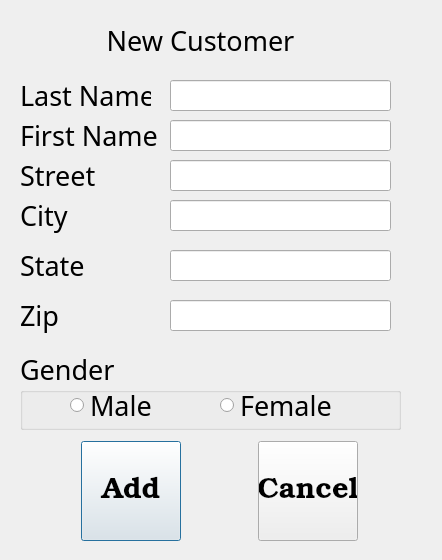
<?xml version="1.0" encoding="UTF-8"?>
<ui version="4.0">
 <class>new_customer_dialog</class>
 <widget class="QDialog" name="new_customer_dialog">
  <property name="geometry">
   <rect>
    <x>0</x>
    <y>0</y>
    <width>442</width>
    <height>560</height>
   </rect>
  </property>
  <property name="font">
   <font>
    <family>Book Antiqua</family>
    <pointsize>20</pointsize>
   </font>
  </property>
  <property name="windowTitle">
   <string>New Cusomter</string>
  </property>
  <widget class="QLabel" name="label">
   <property name="geometry">
    <rect>
     <x>90</x>
     <y>20</y>
     <width>221</width>
     <height>41</height>
    </rect>
   </property>
   <property name="text">
    <string>New Customer</string>
   </property>
   <property name="alignment">
    <set>Qt::AlignCenter</set>
   </property>
  </widget>
  <widget class="QLineEdit" name="line_lname">
   <property name="geometry">
    <rect>
     <x>170</x>
     <y>80</y>
     <width>221</width>
     <height>31</height>
    </rect>
   </property>
  </widget>
  <widget class="QLabel" name="lbl_lname">
   <property name="geometry">
    <rect>
     <x>20</x>
     <y>70</y>
     <width>131</width>
     <height>51</height>
    </rect>
   </property>
   <property name="text">
    <string>Last Name</string>
   </property>
  </widget>
  <widget class="QLabel" name="lbl_address">
   <property name="geometry">
    <rect>
     <x>20</x>
     <y>150</y>
     <width>131</width>
     <height>51</height>
    </rect>
   </property>
   <property name="text">
    <string>Street</string>
   </property>
  </widget>
  <widget class="QLabel" name="lbl_fname">
   <property name="geometry">
    <rect>
     <x>20</x>
     <y>110</y>
     <width>141</width>
     <height>51</height>
    </rect>
   </property>
   <property name="text">
    <string>First Name</string>
   </property>
  </widget>
  <widget class="QLineEdit" name="line_street">
   <property name="geometry">
    <rect>
     <x>170</x>
     <y>160</y>
     <width>221</width>
     <height>31</height>
    </rect>
   </property>
  </widget>
  <widget class="QLineEdit" name="line_fname">
   <property name="geometry">
    <rect>
     <x>170</x>
     <y>120</y>
     <width>221</width>
     <height>31</height>
    </rect>
   </property>
  </widget>
  <widget class="QWidget" name="horizontalLayoutWidget">
   <property name="geometry">
    <rect>
     <x>10</x>
     <y>440</y>
     <width>421</width>
     <height>102</height>
    </rect>
   </property>
   <layout class="QHBoxLayout" name="horizontalLayout">
    <item>
     <widget class="QPushButton" name="btn_add">
      <property name="sizePolicy">
       <sizepolicy hsizetype="Preferred" vsizetype="Preferred">
        <horstretch>0</horstretch>
        <verstretch>20</verstretch>
       </sizepolicy>
      </property>
      <property name="minimumSize">
       <size>
        <width>100</width>
        <height>100</height>
       </size>
      </property>
      <property name="maximumSize">
       <size>
        <width>100</width>
        <height>100</height>
       </size>
      </property>
      <property name="baseSize">
       <size>
        <width>12</width>
        <height>2</height>
       </size>
      </property>
      <property name="font">
       <font>
        <family>Bookman Old Style</family>
        <pointsize>22</pointsize>
        <stylestrategy>PreferAntialias</stylestrategy>
       </font>
      </property>
      <property name="text">
       <string>Add</string>
      </property>
     </widget>
    </item>
    <item>
     <widget class="QPushButton" name="btn_cancel">
      <property name="sizePolicy">
       <sizepolicy hsizetype="Preferred" vsizetype="Preferred">
        <horstretch>0</horstretch>
        <verstretch>20</verstretch>
       </sizepolicy>
      </property>
      <property name="minimumSize">
       <size>
        <width>100</width>
        <height>100</height>
       </size>
      </property>
      <property name="maximumSize">
       <size>
        <width>100</width>
        <height>100</height>
       </size>
      </property>
      <property name="baseSize">
       <size>
        <width>12</width>
        <height>2</height>
       </size>
      </property>
      <property name="font">
       <font>
        <family>Bookman Old Style</family>
        <pointsize>22</pointsize>
        <stylestrategy>PreferAntialias</stylestrategy>
       </font>
      </property>
      <property name="text">
       <string>Cancel</string>
      </property>
     </widget>
    </item>
   </layout>
  </widget>
  <widget class="QLabel" name="lbl_address_2">
   <property name="geometry">
    <rect>
     <x>20</x>
     <y>190</y>
     <width>131</width>
     <height>51</height>
    </rect>
   </property>
   <property name="text">
    <string>City</string>
   </property>
  </widget>
  <widget class="QLineEdit" name="line_city">
   <property name="geometry">
    <rect>
     <x>170</x>
     <y>200</y>
     <width>221</width>
     <height>31</height>
    </rect>
   </property>
  </widget>
  <widget class="QLineEdit" name="line_state">
   <property name="geometry">
    <rect>
     <x>170</x>
     <y>250</y>
     <width>221</width>
     <height>31</height>
    </rect>
   </property>
   <property name="text">
    <string/>
   </property>
  </widget>
  <widget class="QLabel" name="lbl_address_3">
   <property name="geometry">
    <rect>
     <x>20</x>
     <y>240</y>
     <width>131</width>
     <height>51</height>
    </rect>
   </property>
   <property name="text">
    <string>State</string>
   </property>
  </widget>
  <widget class="QLineEdit" name="line_zip">
   <property name="geometry">
    <rect>
     <x>170</x>
     <y>300</y>
     <width>221</width>
     <height>31</height>
    </rect>
   </property>
   <property name="text">
    <string/>
   </property>
  </widget>
  <widget class="QLabel" name="lbl_address_4">
   <property name="geometry">
    <rect>
     <x>20</x>
     <y>290</y>
     <width>131</width>
     <height>51</height>
    </rect>
   </property>
   <property name="text">
    <string>Zip</string>
   </property>
  </widget>
  <widget class="QGroupBox" name="groupBox">
   <property name="geometry">
    <rect>
     <x>20</x>
     <y>350</y>
     <width>381</width>
     <height>80</height>
    </rect>
   </property>
   <property name="title">
    <string>Gender</string>
   </property>
   <widget class="QRadioButton" name="rad_male">
    <property name="geometry">
     <rect>
      <x>50</x>
      <y>40</y>
      <width>111</width>
      <height>31</height>
     </rect>
    </property>
    <property name="text">
     <string>Male</string>
    </property>
   </widget>
   <widget class="QRadioButton" name="rad_female">
    <property name="geometry">
     <rect>
      <x>200</x>
      <y>40</y>
      <width>111</width>
      <height>31</height>
     </rect>
    </property>
    <property name="text">
     <string>Female</string>
    </property>
   </widget>
  </widget>
 </widget>
 <resources/>
 <connections/>
</ui>
